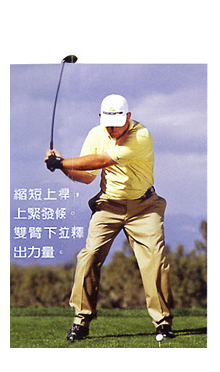
//> input picture 4.jpg, 220 x 372 px
$ ./roi_add 4.jpg 100 100 100 100 3   (built with g++ and OpenCV 4)
//> lines starting //> are read from the running program, lines starting //| are printed output that depends on the picture
// roi_add <image> <x> <y> <width> <height> <add>

#include <opencv2/core/core.hpp>
#include <opencv2/core/utility.hpp>
#include <opencv2/imgcodecs.hpp>
#include <opencv2/highgui.hpp>
#include <opencv2/imgproc.hpp>
#include <iostream>

using namespace std;
using namespace cv;


int main(int argc, char** argv)
{
	IplImage* src;
	if( argc == 7 && ((src=cvLoadImage(argv[1],1)) != 0 ))
//> src is the input picture: 372 rows x 220 cols, CV_8UC3; mean B, G, R 177.4, 177, 182.7
	{
		int x = atoi(argv[2]);
//> x = 100
		int y = atoi(argv[3]);
//> y = 100
		int width = atoi(argv[4]);
//> width = 100
		int height = atoi(argv[5]);
//> height = 100
		int add = atoi(argv[6]);
//> add = 3
		cvSetImageROI(src, cvRect(x,y,width,height));
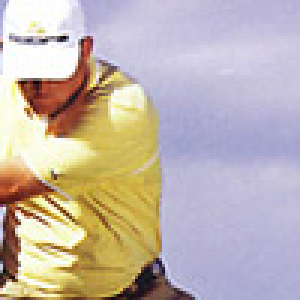
//> src: 100 rows x 100 cols, CV_8UC3 (shown 3 times larger); mean B, G, R 173.7, 180.8, 193.6
		cvAddS(src, cvScalar(add),src);
		cvNamedWindow( "ROI", 1 );
		cvShowImage( "ROI", src );
        CvSize dim = cvGetSize(src);
//> dim = Size(100, 100)
        cout <<" ROI dimensions:: height:" <<  dim.height<<" width:"<< dim.width<< endl;
//|  ROI dimensions:: height:100 width:100
	Mat mat_src = cvarrToMat(src);  //ipl to Mat
	imwrite( "ROI.jpg", mat_src );

		cvResetImageROI(src);
//> src: 372 rows x 220 cols, CV_8UC3
        dim = cvGetSize(src);
//> dim = Size(220, 372)
        cout <<" src dimensions:: height:" <<  dim.height<<" width:"<< dim.width<< endl;
//|  src dimensions:: height:372 width:220


		cvNamedWindow( "Roi_Add", 1 );
		cvShowImage( "Roi_Add", src );
		cvWaitKey();
	}
	return 0;
}

$ run again, on 6.jpg
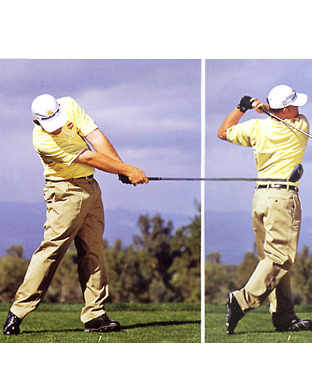
//> input picture 6.jpg, 312 x 372 px
//> src is the input picture: 372 rows x 312 cols, CV_8UC3; mean B, G, R 172.7, 173.1, 180
//> x = 100
//> add = 3
//> `cvSetImageROI(src, cvRect(x,y,width,height));`:
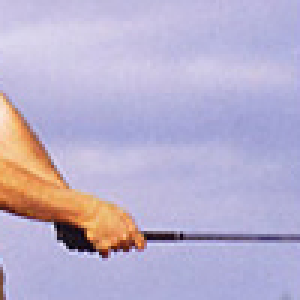
//> src: 100 rows x 100 cols, CV_8UC3 (shown 3 times larger); mean B, G, R 205, 176.3, 185.6
//|  ROI dimensions:: height:100 width:100
//|  src dimensions:: height:372 width:312

$ run again, on 7.jpg
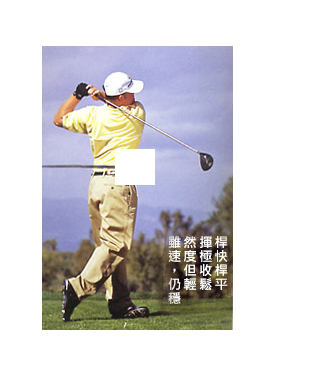
//> input picture 7.jpg, 312 x 372 px
//> src is the input picture: 372 rows x 312 cols, CV_8UC3; mean B, G, R 210.2, 208, 210.1
//> x = 100
//> add = 3
//> `cvSetImageROI(src, cvRect(x,y,width,height));`:
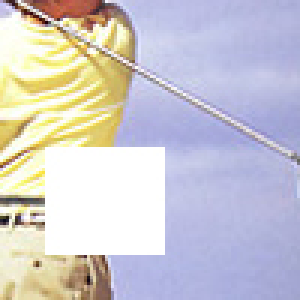
//> src: 100 rows x 100 cols, CV_8UC3 (shown 3 times larger); mean B, G, R 207.1, 201.4, 204.6
//|  ROI dimensions:: height:100 width:100
//|  src dimensions:: height:372 width:312

$ run again, on baboon.jpg
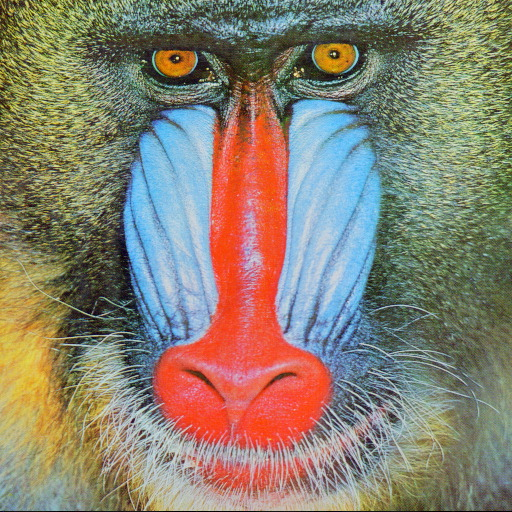
//> input picture baboon.jpg, 512 x 512 px
//> src is the input picture: 512 rows x 512 cols, CV_8UC3; mean B, G, R 112.9, 129.1, 137.1
//> x = 100
//> add = 3
//> `cvSetImageROI(src, cvRect(x,y,width,height));`:
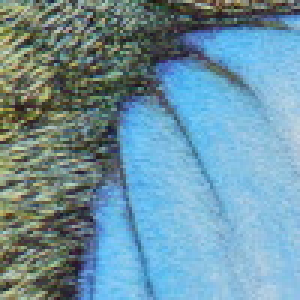
//> src: 100 rows x 100 cols, CV_8UC3 (shown 3 times larger); mean B, G, R 162.2, 147.1, 109.9
//|  ROI dimensions:: height:100 width:100
//|  src dimensions:: height:512 width:512
